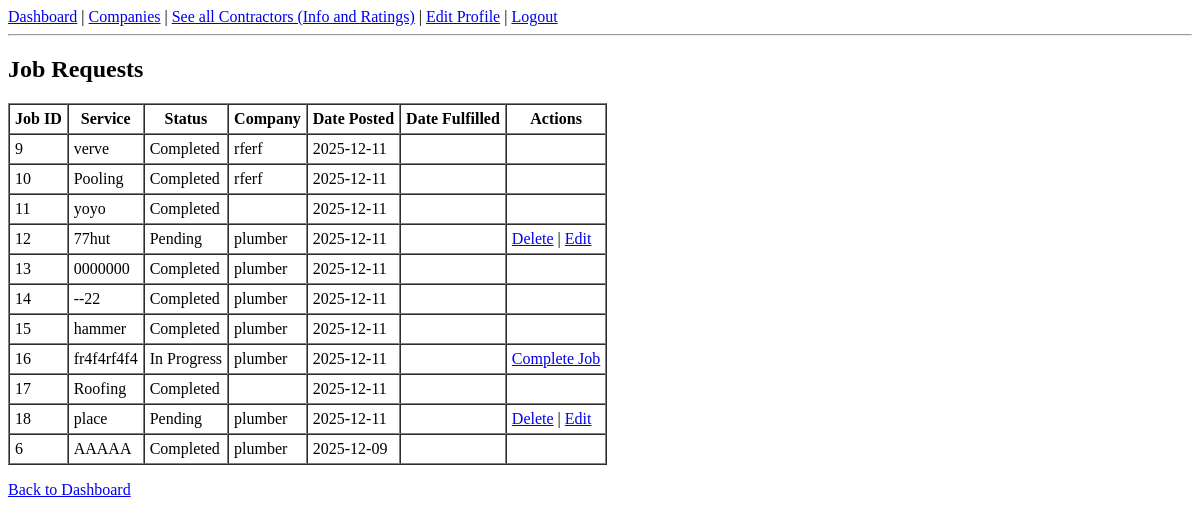
The app's page /jobrequests (signed in), older data.
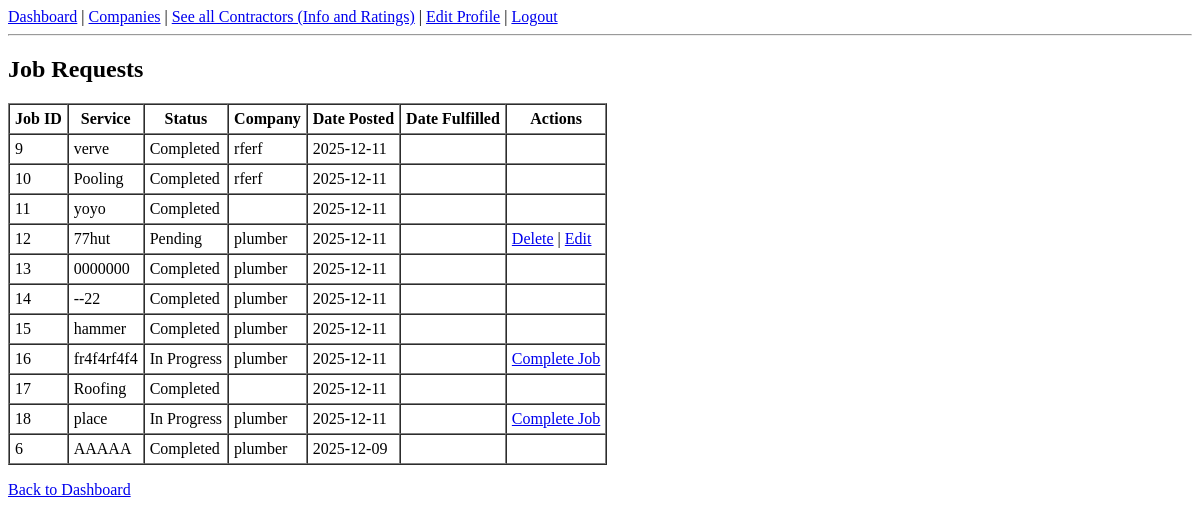
The same page, newer data.
### tables this page shows
CREATE TABLE Job_Request (
        jobID INTEGER PRIMARY KEY AUTOINCREMENT,
        clientID INTEGER NOT NULL,
        contractorID INTEGER,
        companyID INTEGER,
        service TEXT,
        status TEXT CHECK(status IN ('Pending', 'In Progress', 'Completed', 'Cancelled')) DEFAULT 'Pending',
        date_posted DATE NOT NULL,
        date_fulfilled DATE, client_approval TEXT CHECK(client_approval IN ('Pending','Approved','Denied')) DEFAULT 'Pending',
        FOREIGN KEY(clientID) REFERENCES Client(clientID),
        FOREIGN KEY(contractorID) REFERENCES Contractor(contractorID),
        FOREIGN KEY(companyID) REFERENCES Company(companyID)
    );

CREATE TABLE Company (
            companyID INTEGER PRIMARY KEY AUTOINCREMENT,
            name TEXT NOT NULL,
            serviceType TEXT,
            location TEXT
        );

### app.py (the view)
@app.route("/jobrequests")
def view_jobrequests():
    if "user_id" not in session:
        return redirect("/login")
    if session.get("role") != "client":
        return "Only clients can view their job requests", 403
    conn = get_db()
    cur = conn.cursor()
    cur.execute("SELECT clientID FROM Client WHERE userID=?", (session["user_id"],))
    client_row = cur.fetchone()
    if not client_row:
        return "Client profile not found", 400
    client_id = client_row["clientID"]
    cur.execute("""
        SELECT jr.*, c.name AS companyName
        FROM Job_Request jr
        LEFT JOIN Company c ON jr.companyID = c.companyID
        WHERE jr.clientID=?
        ORDER BY jr.date_posted DESC
    """, (client_id,))
    jobrequests = cur.fetchall()
    conn.close()
    return render_template("view_jobrequests.html", jobrequests=jobrequests, role="client")

### app.py (called while the page is built)
def get_db():
    conn = sqlite3.connect(DB_FILE)
    conn.row_factory = sqlite3.Row
    return conn

### templates/view_jobrequests.html
{% extends "base.html" %}
{% block content %}
<h2>Job Requests</h2>
<table border="1" cellpadding="5" cellspacing="0">
<tr>
    <th>Job ID</th>
    <th>Service</th>
    <th>Status</th>
    <th>Company</th>
    <th>Date Posted</th>
    <th>Date Fulfilled</th>
    {% if role == "client" %}<th>Actions</th>{% endif %}
</tr>
{% for j in jobrequests %}
<tr>
    <td>{{ j.jobID }}</td>
    <td>{{ j.service }}</td>
    <td>{{ j.status }}</td>
    <td>{{ j.companyName or '' }}</td>
    <td>{{ j.date_posted }}</td>
    <td>{{ j.date_fulfilled or '' }}</td>
    {% if role == "client" %}
    <td>
        {% if j.status == "Pending" %}
            <a href="{{ url_for('delete_jobrequest', job_id=j.jobID) }}">Delete</a> |
            <a href="{{ url_for('edit_jobrequest', job_id=j.jobID) }}">Edit</a>
        {% elif j.status == "In Progress" %}
            <a href="{{ url_for('complete_job', job_id=j.jobID) }}">Complete Job</a>
        {% endif %}
    </td>
    {% endif %}
</tr>
{% endfor %}
</table>
<p><a href="{{ url_for('client_dashboard') }}">Back to Dashboard</a></p>
{% endblock %}

### templates/base.html (shortened to what this page needs)
<!DOCTYPE html>
<html>
<head>
</head>
<body>
    <nav>
        {% if session.user_id %}
            <a href="/dashboard">Dashboard</a> |
            <a href="/companies">Companies</a> |
            <a href="/contractors">See all Contractors (Info and Ratings)</a> |
            <a href="/profile/edit">Edit Profile</a> |
            <a href="/logout">Logout</a>
        {% else %}
            <a href="/login">Login</a> |
            <a href="/help">Help</a> |
            <a href="/register">Register</a> |
            <a href="/forgot">Forgot Password</a>
        {% endif %}
    </nav>
    <hr>
    {% block content %}{% endblock %}
</body>
</html>

Row changes from the older to the newer data that the page shows:
changed Job_Request "place": status "Pending" → "In Progress"; status "Delete | Edit" → "Complete Job"
